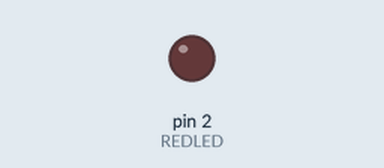
The sketch below on a simulated Arduino Uno, built with avr-gcc and run on an emulated ATmega328P. Shown: output pins drawn as LEDs (lit = HIGH).

Above: at 0.65 s.
At 5.15 s:
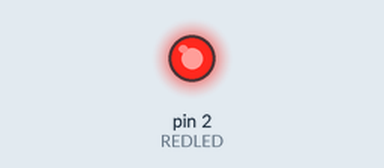
Timing chart, 0 to 7.8 s (numbered marks = the images above):
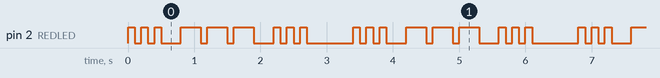

Measured:
- by itself, pin 2 (REDLED): repeats every 3.4 s: 2 × (LOW 0.10 s, HIGH 0.10 s), LOW 0.30 s, 2 × (HIGH 0.30 s, LOW 0.10 s), HIGH 0.30 s, LOW 0.30 s, 2 × (HIGH 0.10 s, LOW 0.10 s), HIGH 0.10 s, LOW 0.70 s, HIGH 0.10 s
- by itself, everything shown: repeats every 3.4 s, in 18 steps

The sketch:

sos.ino
```cpp
// SOS Morse Code LED - Arduino
// ---------------------------
// UNIT = 100ms : 1 unit = 1 dot
// dot() = 1 unit ON + 1 unit OFF
// dash() = 3 units ON + 1 unit OFF
// Pause between letters = 3 units total
// Pause between words = 7 units total

#define REDLED 2
#define UNIT 100

void dot()
{
  digitalWrite(REDLED, HIGH);
  delay(UNIT);
  digitalWrite(REDLED, LOW);
  delay(UNIT);
}

void dash()
{
  digitalWrite(REDLED, HIGH);
  delay(UNIT*3);
  digitalWrite(REDLED, LOW);
  delay(UNIT);
}
// Send the SOS Morse code sequence: S-O-S
void sendSOS()
{
// S → . . .
  for (int i = 0; i < 3; ++i) dot();
  delay(UNIT*2);

  // O → – – –
  for (int i = 0; i < 3; ++i) dash();
  delay(UNIT*2);

  // S → . . .
  for (int i = 0; i < 3; ++i) dot();
  delay(UNIT*6);
}


void setup()
{
  pinMode(REDLED, OUTPUT);
}

void loop()
{
  sendSOS();
}
```
